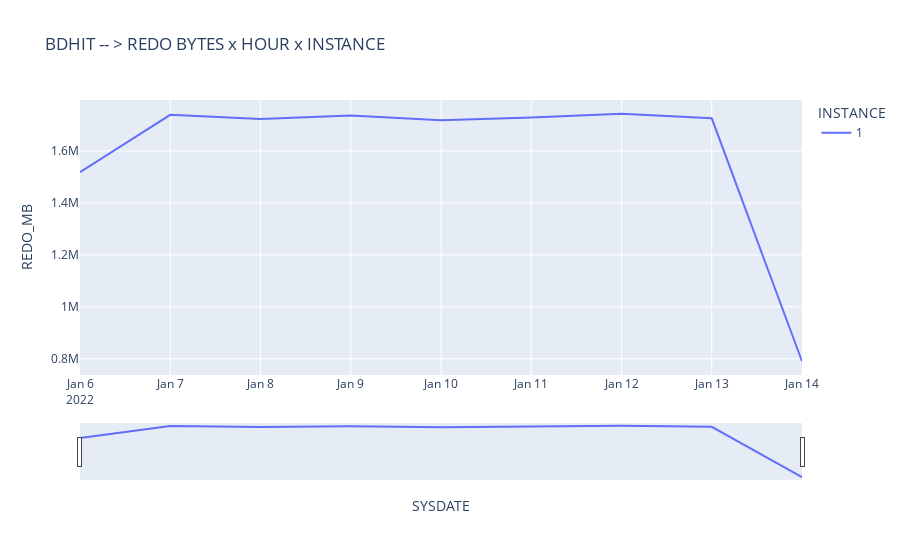

Notebook code for this chart:
### Code cell
import pandas as pd
import plotly.express as px
import plotly.graph_objects as po
df = pd.read_csv('file:///Users/pmoreno/Documents/m2mjupyter/getocidisks/tindbdev.csv')
#df['SYSDATE']= pd.to_datetime(df['SYSDATE'],format="%d-%m-%y %H")
df['SYSDATE']= pd.to_datetime(df['SYSDATE'],format="%d-%m-%y %H:%M").dt.strftime('%d-%m-%y')
df['SYSDATE']= pd.to_datetime(df['SYSDATE'],format="%d-%m-%y")

df['REDO_MB']=(df['VALUE'])
dfk=df.groupby(["SYSDATE", "INSTANCE"])["REDO_MB"].sum()
dfk=dfk.reset_index()
#dfk.head()
fig = px.line(dfk, x = 'SYSDATE', y = 'REDO_MB',color='INSTANCE', title='BDHIT -- > REDO BYTES x HOUR x INSTANCE')
fig.update_xaxes(rangeslider_visible=True)
fig.show()

### Figure 1 — Plotly figure (JSON) as saved in the notebook; plotly's stock layout.template omitted (floating-point values rounded to 4 significant figures)
{"data": [{"hovertemplate": "INSTANCE=1<br>SYSDATE=%{x}<br>REDO_MB=%{y}<extra></extra>", "legendgroup": "1", "line": {"color": "#636efa", "dash": "solid"}, "marker": {"symbol": "circle"}, "mode": "lines", "name": "1", "orientation": "v", "showlegend": true, "type": "scatter", "x": ["2022-01-06T00:00:00", "2022-01-07T00:00:00", "2022-01-08T00:00:00", "2022-01-09T00:00:00", "2022-01-10T00:00:00", "2022-01-11T00:00:00", "2022-01-12T00:00:00", "2022-01-13T00:00:00", "2022-01-14T00:00:00"], "xaxis": "x", "y": [1518952, 1739343, 1723612, 1736776, 1718643, 1729271, 1743551, 1725880, 790413], "yaxis": "y"}], "layout": {"legend": {"title": {"text": "INSTANCE"}, "tracegroupgap": 0}, "title": {"text": "BDHIT -- > REDO BYTES x HOUR x INSTANCE"}, "xaxis": {"anchor": "y", "domain": [0, 1], "rangeslider": {"visible": true}, "title": {"text": "SYSDATE"}}, "yaxis": {"anchor": "x", "domain": [0, 1], "title": {"text": "REDO_MB"}}}}
